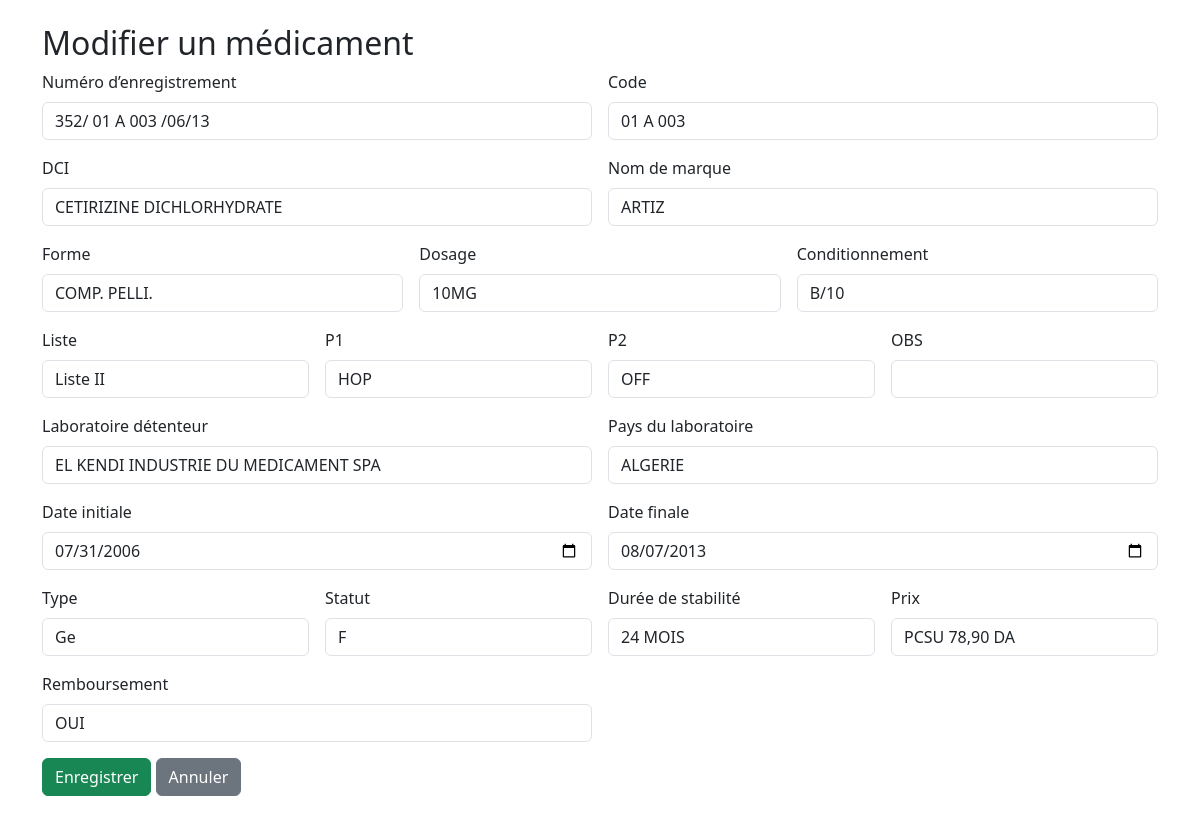
The app's page /edit.php?id=4 with its own data.
### tables this page shows
CREATE TABLE IF NOT EXISTS `medicament` (
  `ID` int(11) NOT NULL,
  `NUM_ENREGISTREMENT` varchar(59) DEFAULT NULL,
  `CODE` varchar(10) DEFAULT NULL,
  `DENOMINATION_COMMUNE_INTERNATIONALE` varchar(193) DEFAULT NULL,
  `NOM_DE_MARQUE` varchar(271) DEFAULT NULL,
  `FORME` varchar(93) DEFAULT NULL,
  `DOSAGE` varchar(290) DEFAULT NULL,
  `COND` varchar(574) DEFAULT NULL,
  `LISTE` varchar(11) DEFAULT NULL,
  `P1` varchar(59) DEFAULT NULL,
  `P2` varchar(34) DEFAULT NULL,
  `OBS` varchar(69) DEFAULT NULL,
  `LABORATOIRES_DETENTEUR_DE_LA_DECISION_DENREGISTREMENT` varchar(75) DEFAULT NULL,
  `PAYS_DU_LABORATOIRE_DETENTEUR_DE_LA_DECISION_DENREGISTREMENT` varchar(21) DEFAULT NULL,
  `DATE_DENREGISTREMENT_INITIAL` date DEFAULT NULL,
  `DATE_DENREGISTREMENT_FINAL` date DEFAULT NULL,
  `TYPE` varchar(13) DEFAULT NULL,
  `STATUT` varchar(49) DEFAULT NULL,
  `DUREE_DE_STABILITE` varchar(56) DEFAULT NULL,
  `PRIX_PORTE_SUR_LA_DECISION_DENREGISTREMENT` varchar(138) DEFAULT NULL,
  `REMBOURSEMENT` varchar(10) DEFAULT NULL,
  PRIMARY KEY (`ID`)
);

### edit.php (the view, shortened to what this page needs)
<?php
$host = 'localhost';
$db   = 'pharmacie';
$user = 'root';
$pass = '';
$charset = 'utf8mb4';
$table = 'medicament';
$dsn = "mysql:host=$host;dbname=$db;charset=$charset";
$options = [
    PDO::ATTR_ERRMODE            => PDO::ERRMODE_EXCEPTION,
    PDO::ATTR_DEFAULT_FETCH_MODE => PDO::FETCH_ASSOC,
];
try {
    $pdo = new PDO($dsn, $user, $pass, $options);
} catch (PDOException $e) {
    die("Connexion échouée : " . htmlspecialchars($e->getMessage()));
}
$id = (int) $_GET['id'];
$stmt = $pdo->prepare("SELECT * FROM `$table` WHERE `ID` = ?");
$stmt->execute([$id]);
$medicament = $stmt->fetch();
function h($s){ return htmlspecialchars($s ?? '', ENT_QUOTES | ENT_SUBSTITUTE, 'UTF-8'); }
?>
<!doctype html>
<html lang="fr">
<head>
  <link href="https://cdn.jsdelivr.net/npm/bootstrap@5.3.2/dist/css/bootstrap.min.css" rel="stylesheet">
</head>
<body class="p-4">
<div class="container">
  <h2>Modifier un médicament</h2>
  <form method="post" class="row g-3">
    <div class="col-md-6">
      <label class="form-label">Numéro d’enregistrement</label>
      <input type="text" name="NUM_ENREGISTREMENT" value="<?= h($medicament['NUM_ENREGISTREMENT']) ?>" class="form-control">
    </div>
    <div class="col-md-6">
      <label class="form-label">Code</label>
      <input type="text" name="CODE" value="<?= h($medicament['CODE']) ?>" class="form-control">
    </div>
    <div class="col-md-6">
      <label class="form-label">DCI</label>
      <input type="text" name="DENOMINATION_COMMUNE_INTERNATIONALE" value="<?= h($medicament['DENOMINATION_COMMUNE_INTERNATIONALE']) ?>" class="form-control">
    </div>
    <div class="col-md-6">
      <label class="form-label">Nom de marque</label>
      <input type="text" name="NOM_DE_MARQUE" value="<?= h($medicament['NOM_DE_MARQUE']) ?>" class="form-control">
    </div>
    <div class="col-md-4">
      <label class="form-label">Forme</label>
      <input type="text" name="FORME" value="<?= h($medicament['FORME']) ?>" class="form-control">
    </div>
    <div class="col-md-4">
      <label class="form-label">Dosage</label>
      <input type="text" name="DOSAGE" value="<?= h($medicament['DOSAGE']) ?>" class="form-control">
    </div>
    <div class="col-md-4">
      <label class="form-label">Conditionnement</label>
      <input type="text" name="COND" value="<?= h($medicament['COND']) ?>" class="form-control">
    </div>
    <div class="col-md-3">
      <label class="form-label">Liste</label>
      <input type="text" name="LISTE" value="<?= h($medicament['LISTE']) ?>" class="form-control">
    </div>
    <div class="col-md-3">
      <label class="form-label">P1</label>
      <input type="text" name="P1" value="<?= h($medicament['P1']) ?>" class="form-control">
    </div>
    <div class="col-md-3">
      <label class="form-label">P2</label>
      <input type="text" name="P2" value="<?= h($medicament['P2']) ?>" class="form-control">
    </div>
    <div class="col-md-3">
      <label class="form-label">OBS</label>
      <input type="text" name="OBS" value="<?= h($medicament['OBS']) ?>" class="form-control">
    </div>
    <div class="col-md-6">
      <label class="form-label">Laboratoire détenteur</label>
      <input type="text" name="LABORATOIRES_DETENTEUR_DE_LA_DECISION_DENREGISTREMENT" value="<?= h($medicament['LABORATOIRES_DETENTEUR_DE_LA_DECISION_DENREGISTREMENT']) ?>" class="form-control">
    </div>
    <div class="col-md-6">
      <label class="form-label">Pays du laboratoire</label>
      <input type="text" name="PAYS_DU_LABORATOIRE_DETENTEUR_DE_LA_DECISION_DENREGISTREMENT" value="<?= h($medicament['PAYS_DU_LABORATOIRE_DETENTEUR_DE_LA_DECISION_DENREGISTREMENT']) ?>" class="form-control">
    </div>
    <div class="col-md-6">
      <label class="form-label">Date initiale</label>
      <input type="date" name="DATE_DENREGISTREMENT_INITIAL" value="<?= h($medicament['DATE_DENREGISTREMENT_INITIAL']) ?>" class="form-control">
    </div>
    <div class="col-md-6">
      <label class="form-label">Date finale</label>
      <input type="date" name="DATE_DENREGISTREMENT_FINAL" value="<?= h($medicament['DATE_DENREGISTREMENT_FINAL']) ?>" class="form-control">
    </div>
    <div class="col-md-3">
      <label class="form-label">Type</label>
      <input type="text" name="TYPE" value="<?= h($medicament['TYPE']) ?>" class="form-control">
    </div>
    <div class="col-md-3">
      <label class="form-label">Statut</label>
      <input type="text" name="STATUT" value="<?= h($medicament['STATUT']) ?>" class="form-control">
    </div>
    <div class="col-md-3">
      <label class="form-label">Durée de stabilité</label>
      <input type="text" name="DUREE_DE_STABILITE" value="<?= h($medicament['DUREE_DE_STABILITE']) ?>" class="form-control">
    </div>
    <div class="col-md-3">
      <label class="form-label">Prix</label>
      <input type="text" name="PRIX_PORTE_SUR_LA_DECISION_DENREGISTREMENT" value="<?= h($medicament['PRIX_PORTE_SUR_LA_DECISION_DENREGISTREMENT']) ?>" class="form-control">
    </div>
    <div class="col-md-6">
      <label class="form-label">Remboursement</label>
      <input type="text" name="REMBOURSEMENT" value="<?= h($medicament['REMBOURSEMENT']) ?>" class="form-control">
    </div>
    <div class="col-12">
      <button type="submit" class="btn btn-success">Enregistrer</button>
      <a href="index.php" class="btn btn-secondary">Annuler</a>
    </div>
  </form>
</div>
</body>
</html>

### records on screen
medicament: NUM_ENREGISTREMENT "352/ 01 A 003 /06/13", CODE "01 A 003", DENOMINATION_COMMUNE_INTERNATIONALE "CETIRIZINE DICHLORHYDRATE", NOM_DE_MARQUE "ARTIZ", FORME "COMP. PELLI.", DOSAGE "10MG", COND "B/10", LISTE "Liste II", P1 "HOP", P2 "OFF", LABORATOIRES_DETENTEUR_DE_LA_DECISION_DENREGISTREMENT "EL KENDI INDUSTRIE DU MEDICAMENT SPA", PAYS_DU_LABORATOIRE_DETENTEUR_DE_LA_DECISION_DENREGISTREMENT "ALGERIE", DATE_DENREGISTREMENT_INITIAL "07/31/2006", DATE_DENREGISTREMENT_FINAL "08/07/2013", TYPE "Ge", STATUT "F", DUREE_DE_STABILITE "24 MOIS", PRIX_PORTE_SUR_LA_DECISION_DENREGISTREMENT "PCSU 78,90 DA", REMBOURSEMENT "OUI"
